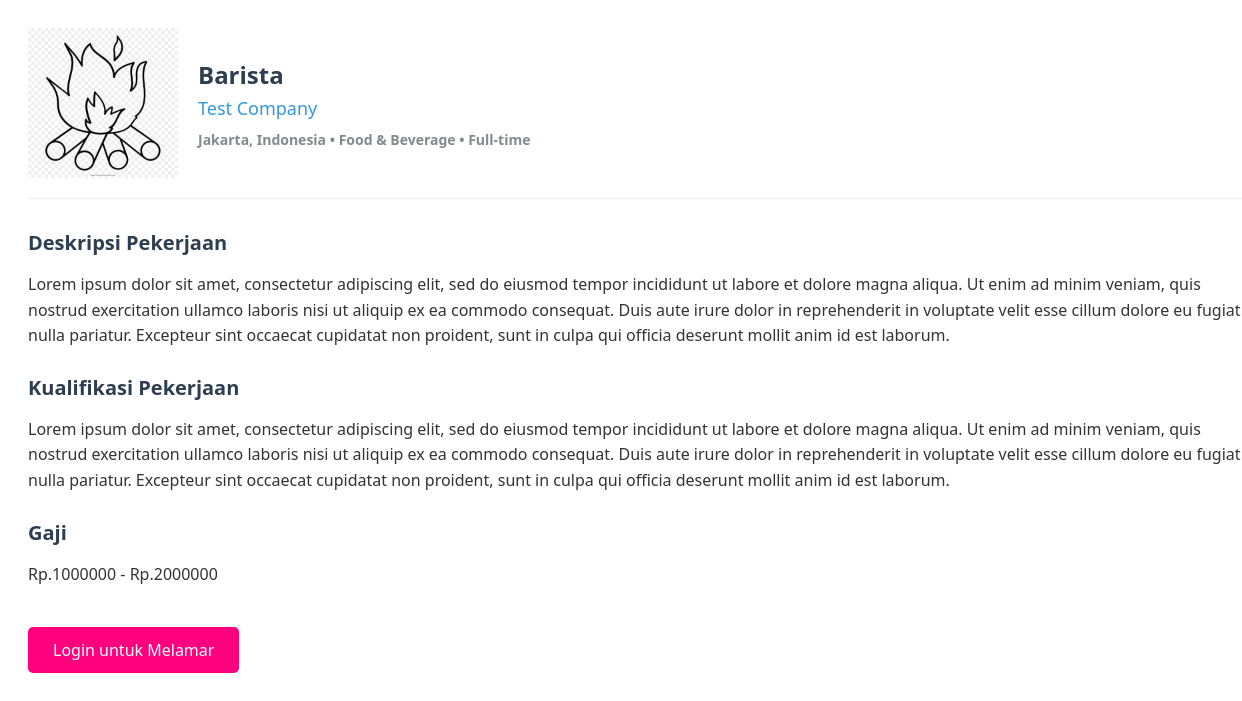
/detail_ajax.php?id=1, run on the app's committed database.
### tables this page shows
CREATE TABLE `lowongan` (
  `id` int(11) NOT NULL,
  `employer_id` int(11) NOT NULL,
  `judul` varchar(100) NOT NULL,
  `perusahaan` varchar(100) NOT NULL,
  `kategori` varchar(50) NOT NULL,
  `lokasi` varchar(100) NOT NULL,
  `gaji_min` int(11) NOT NULL,
  `gaji_max` int(11) NOT NULL,
  `gaji_display` varchar(100) NOT NULL,
  `tipe` varchar(20) NOT NULL,
  `logo` varchar(255) NOT NULL,
  `deskripsi` text NOT NULL,
  `kualifikasi` text NOT NULL,
  `batas_lamaran` date DEFAULT NULL,
  `created_at` timestamp NOT NULL DEFAULT current_timestamp(),
  `updated_at` timestamp NOT NULL DEFAULT current_timestamp() ON UPDATE current_timestamp()
);

### detail_ajax.php (the view, shortened to what this page needs)
<?php
include 'koneksi.php';
$id = $_GET['id'] ?? '';
$stmt = $conn->prepare("SELECT * FROM lowongan WHERE id = ? LIMIT 1");
$stmt->bind_param("i", $id);
$stmt->execute();
$result = $stmt->get_result();
if ($row = $result->fetch_assoc()) {
?>
<link rel="stylesheet" href="styles/detail_ajax.css?v=<?= time(); ?>">
<div class="job-detail">
    <div class="detail-header">
        <img src="<?= htmlspecialchars($row['logo']) ?>" alt="Logo <?= htmlspecialchars($row['perusahaan']) ?>" class="detail-logo" style="max-width:150px">
        <div>
            <h2><?= htmlspecialchars($row['judul']) ?></h2>
            <h4><?= htmlspecialchars($row['perusahaan']) ?></h4>
            <b><p><?= htmlspecialchars($row['lokasi']) ?> • <?= htmlspecialchars($row['kategori']) ?> • <?= htmlspecialchars($row['tipe']) ?></p></b>
        </div>
    </div>
    <div class="detail-body">
        <h3>Deskripsi Pekerjaan</h3>
        <p><?= nl2br(htmlspecialchars($row['deskripsi'])) ?></p>
        <h3>Kualifikasi Pekerjaan</h3>
        <p><?= nl2br(htmlspecialchars($row['kualifikasi'])) ?></p>
        <h3>Gaji</h3>
        <p>Rp.<?= htmlspecialchars($row['gaji_min']) ?> - Rp.<?= htmlspecialchars($row['gaji_max']) ?></p>
        <?php if(isset($_SESSION['user_id'])): ?>
            <a href="lamar.php?id=<?= $id ?>" class="apply-button">Lamar Sekarang</a>
        <?php else: ?>
            <a href="login_user.php?redirect=dashboard_user.php?id=<?= $id ?>" class="apply-button">Login untuk Melamar</a>
        <?php endif; ?>
    </div>
</div>
<?php
} else {
    echo "Lowongan tidak ditemukan.";
}
?>

### styles/detail_ajax.css (style rules this page uses)
.job-detail { font-family: 'Segoe UI', Roboto, 'Helvetica Neue', Arial, sans-serif; width: 100%; margin: 0; padding: 20px; color: #333; text-align: left; }
.detail-header { display: flex; align-items: center; gap: 20px; margin-bottom: 30px; border-bottom: 1px solid #eee; padding-bottom: 20px; }
.detail-header h2 { font-size: 24px; font-weight: 600; margin: 0 0 5px 0; color: #2c3e50; }
.detail-header h4 { font-size: 18px; font-weight: 500; margin: 0 0 10px 0; color: #3498db; }
.detail-header p { font-size: 14px; color: #7f8c8d; margin: 0; }
.detail-body h3 { font-size: 20px; font-weight: 600; color: #2c3e50; margin: 25px 0 10px 0; }
.detail-body p { font-size: 16px; line-height: 1.6; margin-bottom: 20px; text-align: left; }
.apply-button { display: inline-block; background-color: #ff007f; color: white; padding: 12px 25px; text-decoration: none; border-radius: 5px; font-weight: 500; font-size: 16px; transition: background-color 0.3s; margin-top: 20px; border: none; cursor: pointer; }

### data on the page
lowongan: logo (picture), judul "Barista", perusahaan "Test Company", lokasi "Jakarta, Indonesia", kategori "Food & Beverage", tipe "Full-time", deskripsi "Lorem ipsum dolor sit amet, consectetur adipiscing elit, sed do eiusmod tempor incididunt ut labore et dolore magna aliqua. Ut enim ad minim veniam, quis nostrud exercitation ullamco laboris nisi ut aliquip ex ea commodo consequat. Duis aute irure dolor in reprehenderit in voluptate velit esse cillum dolore eu fugiat nulla pariatur. Excepteur sint occaecat cupidatat non proident, sunt in culpa qui officia deserunt mollit anim id est laborum.", kualifikasi "Lorem ipsum dolor sit amet, consectetur adipiscing elit, sed do eiusmod tempor incididunt ut labore et dolore magna aliqua. Ut enim ad minim veniam, quis nostrud exercitation ullamco laboris nisi ut aliquip ex ea commodo consequat. Duis aute irure dolor in reprehenderit in voluptate velit esse cillum dolore eu fugiat nulla pariatur. Excepteur sint occaecat cupidatat non proident, sunt in culpa qui officia deserunt mollit anim id est laborum.", gaji_min "1000000", gaji_max "2000000"
